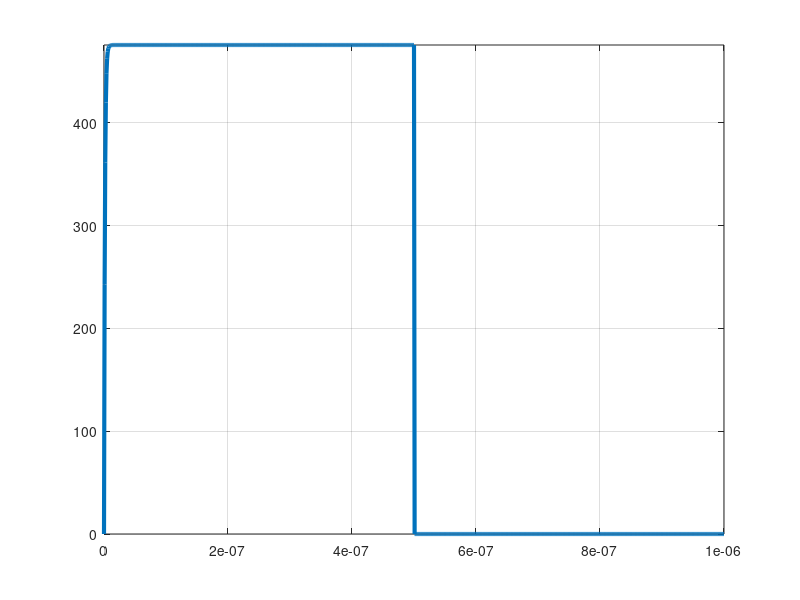

Reproduce this figure in MATLAB.
function MyTestFunction4
clc;clear all;close all;
format long;
Tf=1000
T0=0;
R1=131;% Ohms
C1=0.0107e-9;% Farads
% C1=1e-9;
t=linspace(0,1000,1001);
t=1e-9*t;% converting time into nano-seconds
Pf=ones(1,501)*3.63;% Watts
Pf=[Pf zeros(1,500)];
% Pf=3.63;% Watts
rhs=Pf.*R1.*(1-exp(-t/(R1*C1)))+T0;
figure,plot(t,rhs,'LineWidth',3);grid on;axis tight;

end